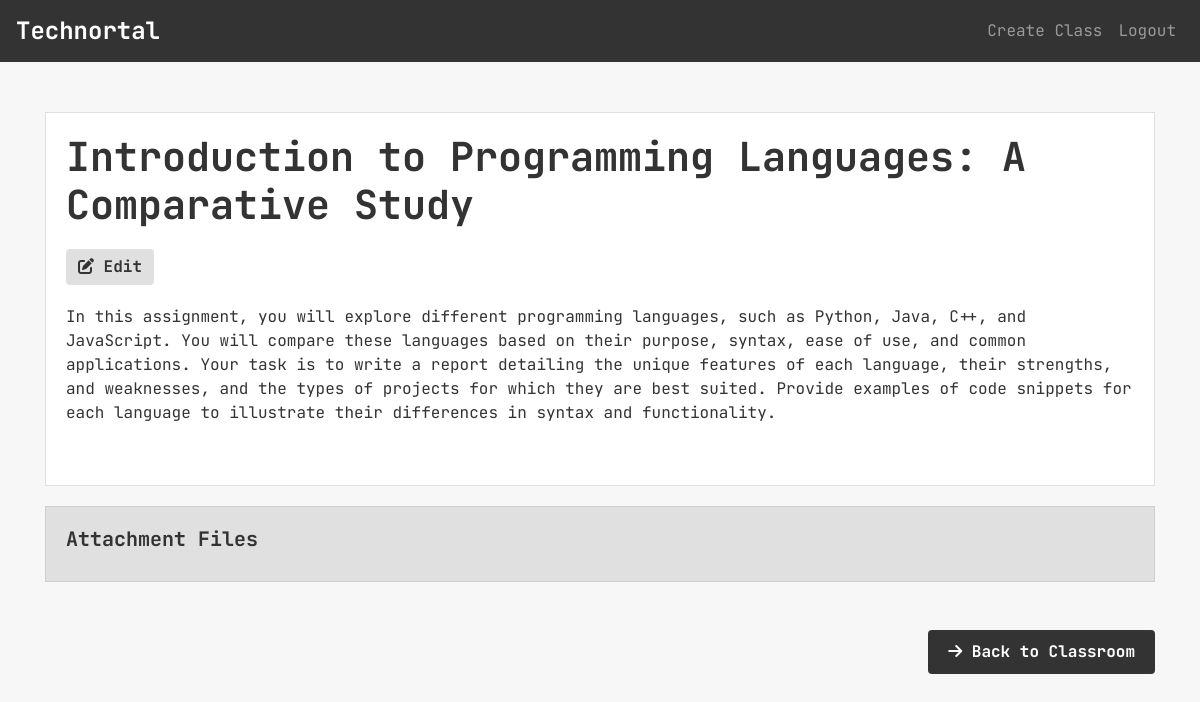
/assignment/1 (signed in), run on the app's committed database.
### app/models.py (models this page shows)
class Assignment(db.Model):
    id = db.Column(db.Integer, primary_key=True)
    title = db.Column(db.String(100), nullable=False)
    description = db.Column(db.Text, nullable=True)
    chapter_id = db.Column(db.Integer, db.ForeignKey('chapter.id', ondelete='CASCADE'), nullable=False)
    teacher_id = db.Column(db.Integer, db.ForeignKey('user.id', ondelete='CASCADE'), nullable=False)  # Add teacher_id to reference the creator
    due_date = db.Column(db.DateTime, nullable=True)
    file_url = db.Column(db.String(200), nullable=True)
    chapter = db.relationship('Chapter', back_populates='assignments')
    teacher = db.relationship('User', backref='teacher_assignments')  # Reference the User who created the assignment

### app/routes/classroom.py (the view)
@classroom.route('/assignment/<int:assignment_id>', methods=['GET'])
@login_required
def view_assignment(assignment_id):
    assignment = Assignment.query.get_or_404(assignment_id)
    return render_template('assignment.html', assignment=assignment)

### app/__init__.py (called while the page is built)
@login_manager.user_loader
def load_user(user_id):
    return User.query.get(int(user_id))

### app/templates/assignment.html (shortened to what this page needs)
{% extends "base.html" %}
{% block style_block %}
<link rel="stylesheet" href="{{url_for('static', filename='css/material.css')}}">
{% endblock style_block %}
{% block content %}
<div class="container content-container">
    <div class="content">
        <h1>{{ assignment.title }}</h1>
        <button class="btn btn-edit"><i class="fas fa-edit"></i> Edit</button>
        <div class="formatted-content">{{ assignment.description }}</div>
    </div>
    <div class="attachments">
        <h5>Attachment Files</h5>
    </div>
    <a class="btn btn-next-lesson mt-5"
        href="{{ url_for('main.classroom.view_class', id=assignment.chapter.classroom_id) }}">
        <i class="fas fa-arrow-right"></i> Back to Classroom
    </a>
</div>
{% endblock content %}

### app/static/css/material.css (style rules this page uses)
body { font-family: "JetBrains Mono", monospace; background-color: #f7f7f7; color: #333; }
.content-container { padding-top: 50px; }
.content { background-color: white; border: 1px solid #e0e0e0; padding: 20px; margin-bottom: 20px; }
.content h1 { font-weight: bold; margin-bottom: 20px; }
.btn-edit { background-color: #e0e0e0; color: #333; font-weight: bold; border: none; margin-bottom: 20px; }
.attachments { background-color: #e0e0e0; padding: 20px; margin-top: 20px; border: 1px solid #d0d0d0; }
.attachments h5 { font-weight: bold; margin-bottom: 10px; }
.btn-next-lesson { float: right; background-color: #333; color: #fff; border: none; padding: 10px 20px; font-weight: bold; }

### app/templates/assignment.html (style rules this page uses)
.formatted-content { white-space: pre-wrap; }

### data on the page
Assignment: title "Introduction to Programming Languages: A Comparative Study", description "In this assignment, you will explore different programming languages, such as Python, Java, C++, and JavaScript. You will compare these languages based on their purpose, syntax, ease of use, and common applications. Your task is to write a report detailing the unique features of each language, their strengths, and weaknesses, and the types of projects for which they are best suited. Provide examples of code snippets for each language to illustrate their differences in syntax and functionality."
